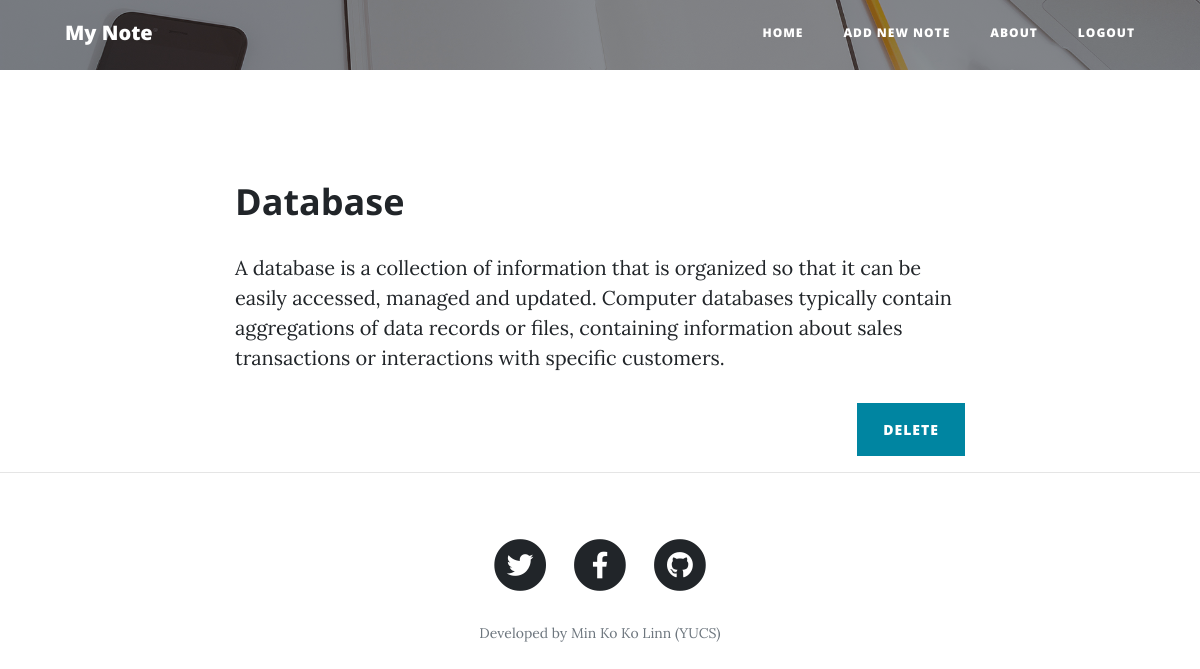
Screenshot of /post.php?noteid=2 with the database file from the repository.
### tables this page shows
CREATE TABLE `note` (
  `noteid` int(11) NOT NULL,
  `title` varchar(150) DEFAULT NULL,
  `note` text,
  `userid` int(11) DEFAULT NULL,
  `modifieddate` date DEFAULT NULL
);

### post.php (the view)
<?php
  include('connect.php');
  include('header_inlogin.php');
  if (isset($_REQUEST['noteid'])) {
    $noteid=$_REQUEST['noteid'];
    $selectnote="select * from note where noteid=$noteid";
    $runselectnote=mysqli_query($connection,$selectnote);
    $countofnote=mysqli_num_rows($runselectnote);
    if ($countofnote==1) {
      $dataofnote=mysqli_fetch_array($runselectnote);
      $title=$dataofnote['title'];
      $note=$dataofnote['note'];
    }
  }
 ?>
  <header class="masthead" style="background-image: url('img/home-bg.jpg'); height: 70px;">
    <div class="overlay"></div>
    <div class="container">
      <div class="row">
        <div class="col-lg-8 col-md-10 mx-auto">
          <div class="post-heading">
          </div>
        </div>
      </div>
    </div>
  </header>
  <article>
    <div class="container">
      <div class="row">
        <div class="col-lg-8 col-md-10 mx-auto">
          <?php
            echo "<h2 class='section-heading'>$title</h2>";
            echo "<p>$note</p>";
           ?>
           <a class="btn btn-primary float-right" href="<?php echo "notedelete.php?noteid=$noteid" ?>">Delete</a>
        </div>
      </div>
    </div>
  </article>
  <hr>
<?php
  include('footer.php');
 ?>

### header_inlogin.php (shortened to what this page needs)
<!DOCTYPE html>
<html lang="en">
<head>
  <link href="vendor/bootstrap/css/bootstrap.min.css" rel="stylesheet">
  <link href="vendor/fontawesome-free/css/all.min.css" rel="stylesheet" type="text/css">
  <link href="css/clean-blog.min.css" rel="stylesheet">
</head>
<body>
  <nav class="navbar navbar-expand-lg navbar-light fixed-top" id="mainNav">
    <div class="container">
      <a class="navbar-brand" href="index.html">My Note</a>
      <div class="collapse navbar-collapse" id="navbarResponsive">
        <ul class="navbar-nav ml-auto">
          <li class="nav-item">
            <a class="nav-link" href="index.php">Home</a>
          </li>
          <li class="nav-item">
            <a class="nav-link" href="insertnote.php">Add New Note</a>
          </li>
          <li class="nav-item">
            <a class="nav-link" href="aboutus.php">About</a>
          </li>
          <li class="nav-item">
            <a class="nav-link" href="logout.php">Logout</a>
          </li>
        </ul>
      </div>
    </div>
  </nav>

### footer.php (shortened to what this page needs)
  <footer>
    <div class="container">
      <div class="row">
        <div class="col-lg-8 col-md-10 mx-auto">
          <ul class="list-inline text-center">
            <li class="list-inline-item">
              <a href="#">
                <span class="fa-stack fa-lg">
                  <i class="fas fa-circle fa-stack-2x"></i>
                  <i class="fab fa-twitter fa-stack-1x fa-inverse"></i>
                </span>
              </a>
            </li>
            <li class="list-inline-item">
              <a href="#">
                <span class="fa-stack fa-lg">
                  <i class="fas fa-circle fa-stack-2x"></i>
                  <i class="fab fa-facebook-f fa-stack-1x fa-inverse"></i>
                </span>
              </a>
            </li>
            <li class="list-inline-item">
              <a href="#">
                <span class="fa-stack fa-lg">
                  <i class="fas fa-circle fa-stack-2x"></i>
                  <i class="fab fa-github fa-stack-1x fa-inverse"></i>
                </span>
              </a>
            </li>
          </ul>
          <p class="copyright text-muted">Developed by Min Ko Ko Linn (YUCS)</p>
        </div>
      </div>
    </div>
  </footer>
</body>
</html>

### rows the page displays
note: title "Database", note "A database is a collection of information that is organized so that it can be easily accessed, managed and updated. Computer databases typically contain aggregations of data records or files, containing information about sales transactions or interactions with specific customers."
